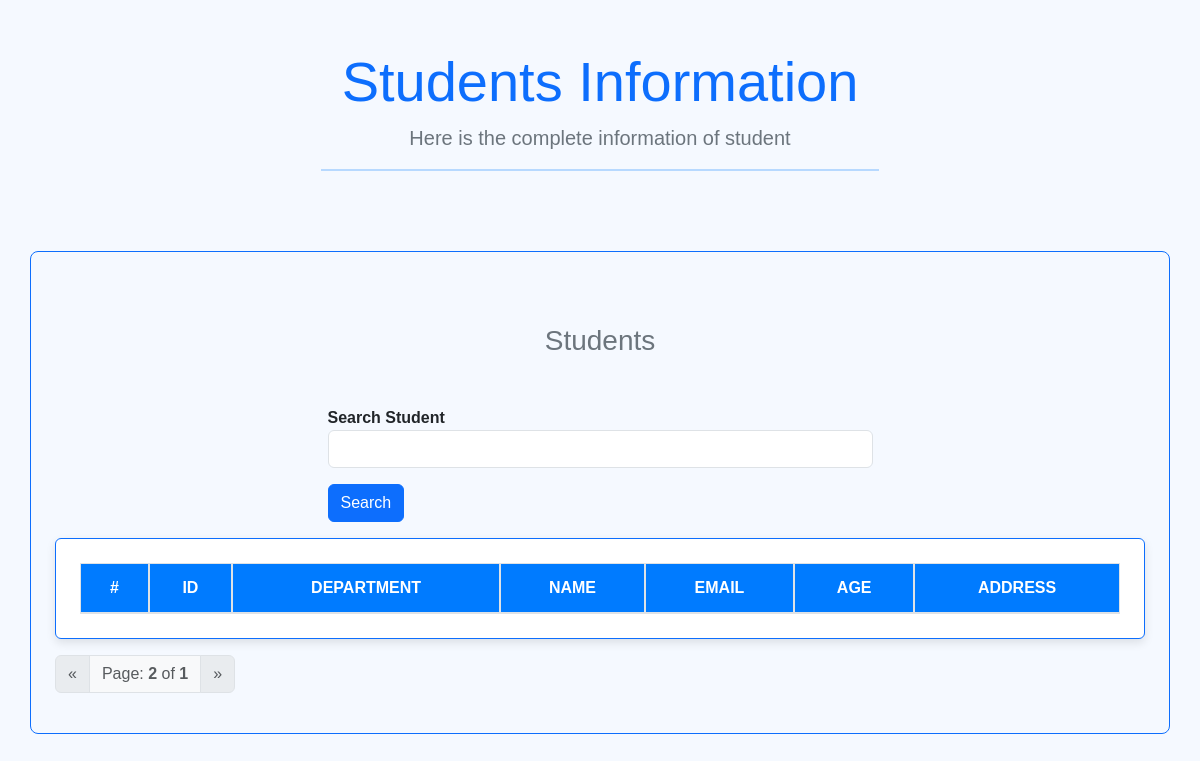
Before: /students/?page=2 with the older database file.
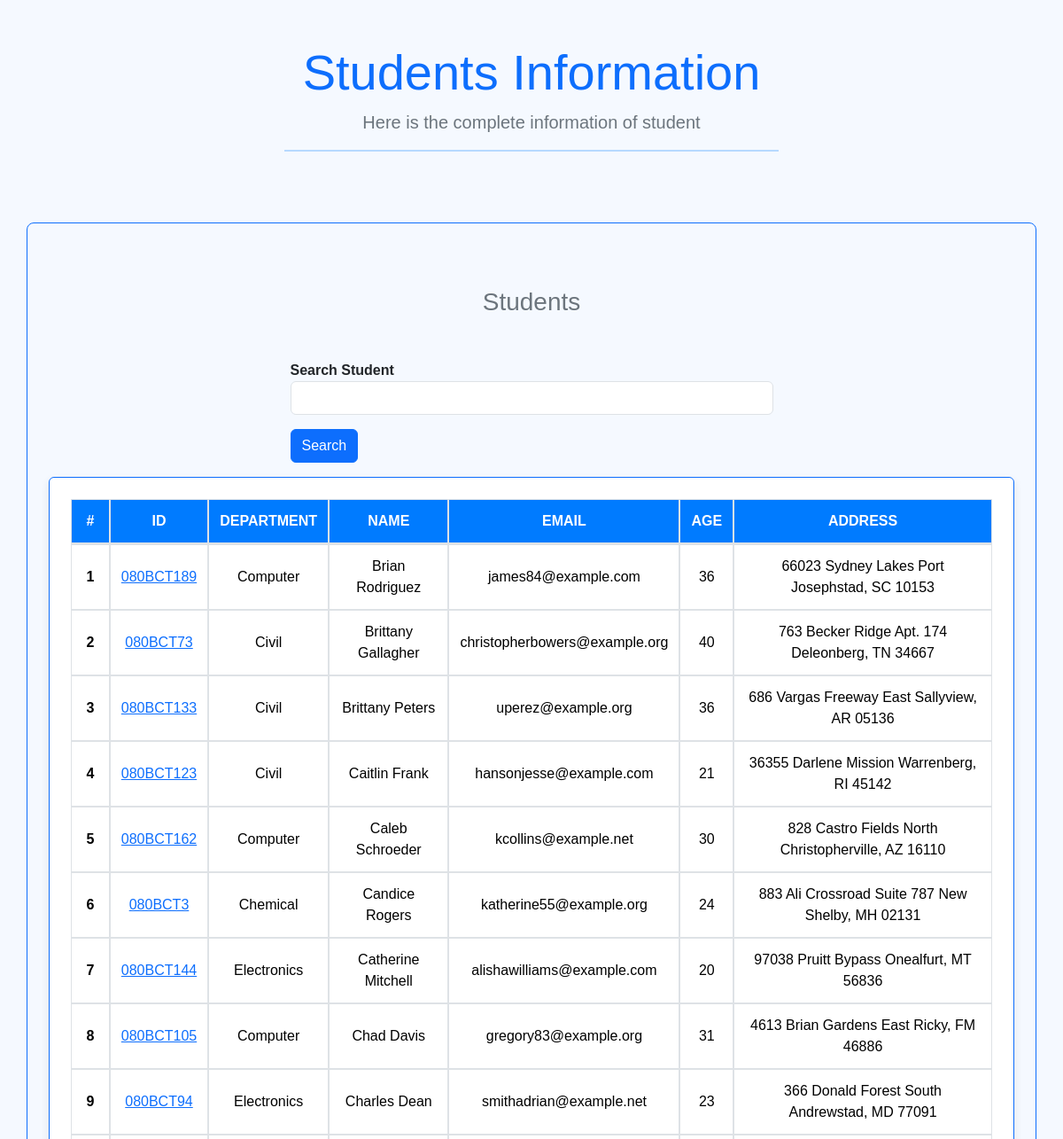
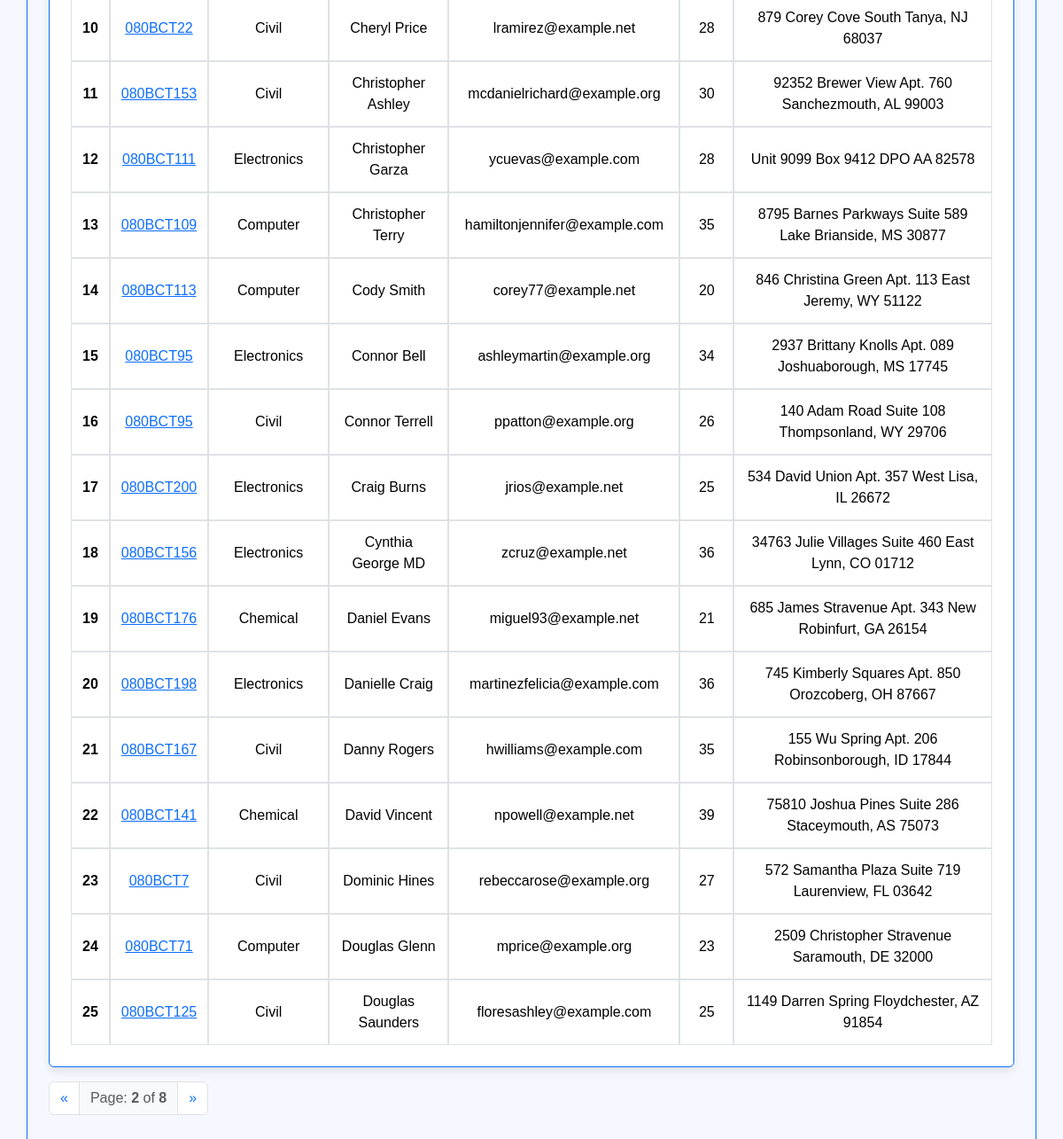
After: the same page with the newer database file (2 pictures, top to bottom).
### student/models.py (models this page shows, shortened)
class Student(models.Model):
    department  = models.ForeignKey(Department, related_name="depart", on_delete= models.CASCADE)
    student_id  = models.OneToOneField(StudentID, related_name= "studentid", on_delete= models.CASCADE)
    student_name = models.CharField(max_length= 100)
    student_email = models.EmailField(unique= True)
    student_age = models.IntegerField(default= 18)
    student_address = models.TextField()
    class Meta:
        ordering = ['student_name']
        verbose_name = "student"

class StudentID(models.Model):
    student_id = models.CharField(max_length= 100)
    def __str__(self):
        return self.student_id

class Department (models.Model):
    department = models.CharField(max_length = 100)
    def __str__(self):
        return self.department
    class Meta:
        ordering = ['department']

### student/views.py (the view, shortened to what this page needs)
# urls.py: path("students/", get_student, name="get_students"),
def get_student(request):
    queryset = Student.objects.all()
    search = request.GET.get('search', '')
    paginator = Paginator(queryset, 25)
    page_number = request.GET.get("page", 1)
    page_obj = paginator.get_page(page_number)
    page_list = []
    for num in range(1,page_obj.paginator.num_pages + 1):
        page_list.append(num)
    temp = (int(page_number) - 1) * 25 + 1
    count_list = []
    for num in range(temp, (int(page_number) * 25) + 1 ):
        count_list.append(num)
    zipped_list = zip(queryset,count_list)
    return render(request, 'student.html', {'queryset' : page_obj, 'page_list': page_list, 'search_query' : search, 'zipped_list' : zipped_list, 'page_number': int(page_number)} )

### student/templates/student.html (shortened to what this page needs)
{% extends "base.html" %}
{% block start%}
    <body style="background-color: #f5f9ff; font-family: 'Arial', sans-serif;">
        <div class="container text-center py-5">
            <h1 class="display-4 text-primary">Students Information</h1>
            <p class="lead text-secondary">Here is the complete information of student</p>
            <hr class="w-50 mx-auto" style="border-top: 2px solid #007bff;">
        </div>
        <div class = "container border border-primary rounded-3 p-4 mt-3" style="border-width: 5px;">
        <div class="mt-5">
            <h3 class="text-center text-secondary">Students</h3>
            <div class = "mt-5">
                <div class="mx-auto col-6">
                    <form>
                    <div class="form-group mb-3">
                        <label for="SearchBar" class="fw-bold text-dark">Search Student</label>
                        <input  name="search" type="text" class="form-control">
                    </div>
                    <button type = "submit" class = "btn btn-primary">Search</button>
                </form>
                </div>
            <table class="table striped table-bordered table-hover text-center mt-3 styled-table border border-primary rounded p-4">
                <thead class="bg-primary text-white">
                    <tr>
                        <th>#</th>
                        <th>ID</th>
                        <th>Department</th>
                        <th>Name</th>
                        <th>EMAIL</th>
                        <th>Age</th>
                        <th>Address</th>
                    </tr>
                </thead>
                <tbody>
                    {% for student in queryset %}
                    <tr>
                        <th scope="row">{{ forloop.counter }}</th>
                        <td>
                            <a href = "{% url 'get_marks' student.student_id %}">{{ student.student_id }} </a>
                        </td>
                        <td>{{ student.department}}</td>
                        <td>{{ student.student_name}}</td>
                        <td>{{ student.student_email}}</td>
                        <td>{{ student.student_age}}</td>
                        <td>{{ student.student_address}}</td>
                    </tr>
                    {% endfor %}
                </tbody>
            </table>
            <nav aria-label="Page navigation">
                <ul class="pagination">
                    <li class="page-item {% if not queryset.has_previous %}disabled{% endif %}">
                        {% if queryset.has_previous %}
                            <a class="page-link" href="?{% if request.GET.search %}search={{ request.GET.search }}&{% endif %}page={{ queryset.previous_page_number }}" aria-label="Previous">
                                <span aria-hidden="true">&laquo;</span>
                            </a>
                        {% else %}
                            <span class="page-link" aria-hidden="true">&laquo;</span>
                        {% endif %}
                    </li>
                    <li class="page-item disabled">
                        <span class="page-link bg-light">Page: <strong>{{ page_number }}</strong> of <strong>{{ queryset.paginator.num_pages }}</strong></span>
                    </li>
                    <li class="page-item {% if not queryset.has_next %}disabled{% endif %}">
                        {% if queryset.has_next %}
                            <a class="page-link" href="?{% if request.GET.search %}search={{ request.GET.search }}&{% endif %}page={{ queryset.next_page_number }}" aria-label="Next">
                                <span aria-hidden="true">&raquo;</span>
                            </a>
                        {% else %}
                            <span class="page-link" aria-hidden="true">&raquo;</span>
                        {% endif %}
                    </li>
                </ul>
            </nav>
    </body>
    {% endblock %}

Changed rows visible on the page:
added Student: student_id "080BCT189", department "Computer", student_name "Brian Rodriguez", student_email "james84@example.com", student_age "36", student_address "66023 Sydney Lakes Port Josephstad, SC 10153"
added Student: student_id "080BCT73", department "Civil", student_name "Brittany Gallagher", student_email "christopherbowers@example.org", student_age "40", student_address "763 Becker Ridge Apt. 174 Deleonberg, TN 34667"
added Student: student_id "080BCT133", department "Civil", student_name "Brittany Peters", student_email "uperez@example.org", student_age "36", student_address "686 Vargas Freeway East Sallyview, AR 05136"
added Student: student_id "080BCT123", department "Civil", student_name "Caitlin Frank", student_email "hansonjesse@example.com", student_age "21", student_address "36355 Darlene Mission Warrenberg, RI 45142"
added Student: student_id "080BCT162", department "Computer", student_name "Caleb Schroeder", student_email "kcollins@example.net", student_age "30", student_address "828 Castro Fields North Christopherville, AZ 16110"
added Student: student_id "080BCT3", department "Chemical", student_name "Candice Rogers", student_email "katherine55@example.org", student_age "24", student_address "883 Ali Crossroad Suite 787 New Shelby, MH 02131"
added Student: student_id "080BCT144", department "Electronics", student_name "Catherine Mitchell", student_email "alishawilliams@example.com", student_age "20", student_address "97038 Pruitt Bypass Onealfurt, MT 56836"
added Student: student_id "080BCT105", department "Computer", student_name "Chad Davis", student_email "gregory83@example.org", student_age "31", student_address "4613 Brian Gardens East Ricky, FM 46886"
added Student: student_id "080BCT94", department "Electronics", student_name "Charles Dean", student_email "smithadrian@example.net", student_age "23", student_address "366 Donald Forest South Andrewstad, MD 77091"
added Student: student_id "080BCT22", department "Civil", student_name "Cheryl Price", student_email "lramirez@example.net", student_age "28", student_address "879 Corey Cove South Tanya, NJ 68037"
added Student: student_id "080BCT153", department "Civil", student_name "Christopher Ashley", student_email "mcdanielrichard@example.org", student_age "30", student_address "92352 Brewer View Apt. 760 Sanchezmouth, AL 99003"
added Student: student_id "080BCT111", department "Electronics", student_name "Christopher Garza", student_email "ycuevas@example.com", student_age "28", student_address "Unit 9099 Box 9412 DPO AA 82578"
added Student: student_id "080BCT109", department "Computer", student_name "Christopher Terry", student_email "hamiltonjennifer@example.com", student_age "35", student_address "8795 Barnes Parkways Suite 589 Lake Brianside, MS 30877"
added Student: student_id "080BCT113", department "Computer", student_name "Cody Smith", student_email "corey77@example.net", student_age "20", student_address "846 Christina Green Apt. 113 East Jeremy, WY 51122"
added Student: student_id "080BCT95", department "Electronics", student_name "Connor Bell", student_email "ashleymartin@example.org", student_age "34", student_address "2937 Brittany Knolls Apt. 089 Joshuaborough, MS 17745"
added Student: student_id "080BCT95", department "Civil", student_name "Connor Terrell", student_email "ppatton@example.org", student_age "26", student_address "140 Adam Road Suite 108 Thompsonland, WY 29706"
added Student: student_id "080BCT200", department "Electronics", student_name "Craig Burns", student_email "jrios@example.net", student_age "25", student_address "534 David Union Apt. 357 West Lisa, IL 26672"
added Student: student_id "080BCT156", department "Electronics", student_name "Cynthia George MD", student_email "zcruz@example.net", student_age "36", student_address "34763 Julie Villages Suite 460 East Lynn, CO 01712"
added Student: student_id "080BCT176", department "Chemical", student_name "Daniel Evans", student_email "miguel93@example.net", student_age "21", student_address "685 James Stravenue Apt. 343 New Robinfurt, GA 26154"
added Student: student_id "080BCT198", department "Electronics", student_name "Danielle Craig", student_email "martinezfelicia@example.com", student_age "36", student_address "745 Kimberly Squares Apt. 850 Orozcoberg, OH 87667"
added Student: student_id "080BCT167", department "Civil", student_name "Danny Rogers", student_email "hwilliams@example.com", student_age "35", student_address "155 Wu Spring Apt. 206 Robinsonborough, ID 17844"
added Student: student_id "080BCT141", department "Chemical", student_name "David Vincent", student_email "npowell@example.net", student_age "39", student_address "75810 Joshua Pines Suite 286 Staceymouth, AS 75073"
added Student: student_id "080BCT7", department "Civil", student_name "Dominic Hines", student_email "rebeccarose@example.org", student_age "27", student_address "572 Samantha Plaza Suite 719 Laurenview, FL 03642"
added Student: student_id "080BCT71", department "Computer", student_name "Douglas Glenn", student_email "mprice@example.org", student_age "23", student_address "2509 Christopher Stravenue Saramouth, DE 32000"
added Student: student_id "080BCT125", department "Civil", student_name "Douglas Saunders", student_email "floresashley@example.com", student_age "25", student_address "1149 Darren Spring Floydchester, AZ 91854"
Other visible differences:
{{ queryset.paginator.num_pages }}: "1" → "8"
